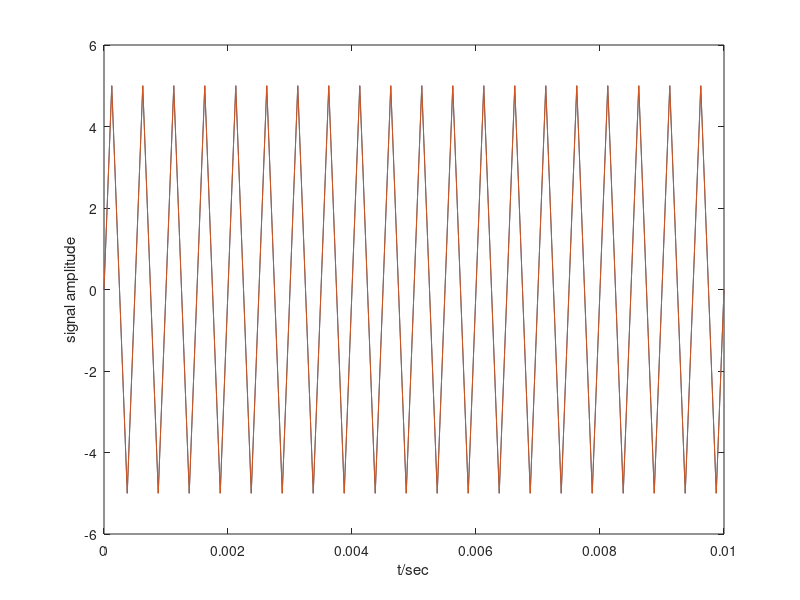
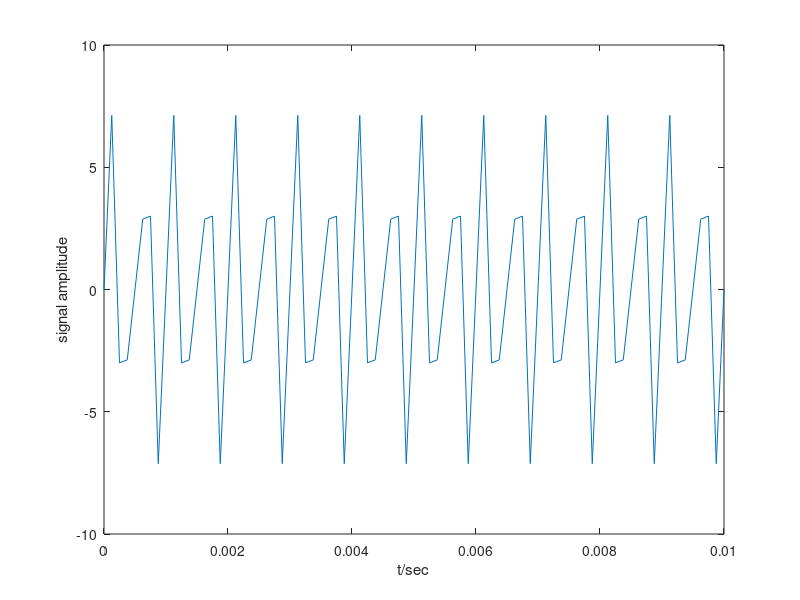
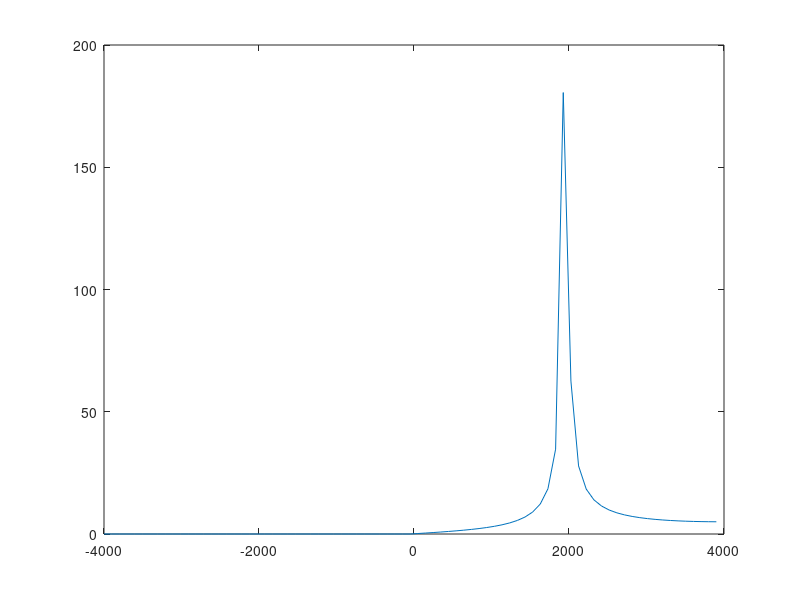
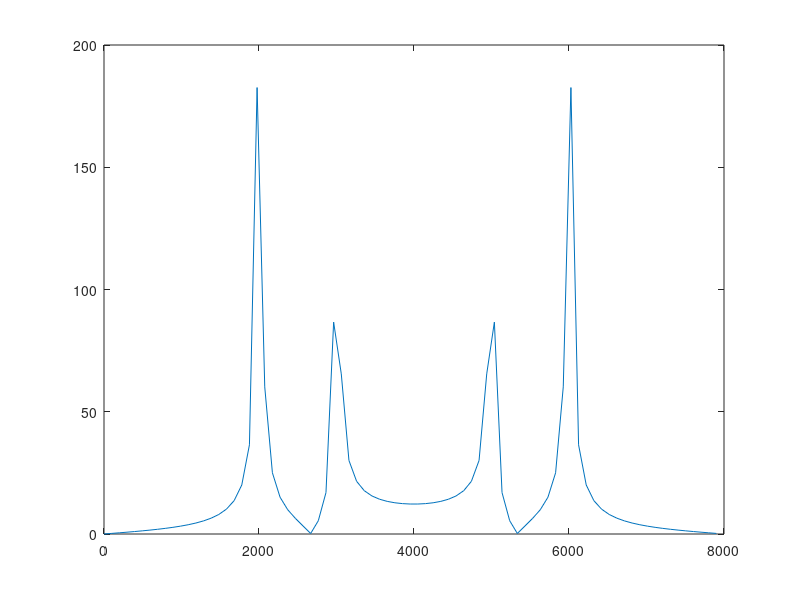

Reproduce these figures in MATLAB, in order.
clear;
clc;
f1=2000;
f2=3000;
A1=5;
A2=3;
fs=8000;
t=0:1/fs:0.01;
y1=A1*sin(2*pi*f1*t);
y2=A2*sin(2*pi*f2*t);
y3=y1+y2;

%sketch the origin signal
figure("Name","origin signal1");
plot(t,y1);hold;
plot(t,y1);hold;
xlabel("t/sec");
ylabel("signal amplitude")

figure("Name","origin signal2");
plot(t,y3);hold;
xlabel("t/sec");
ylabel("signal amplitude")

%Apply Fast Fourier transform on y3 and y1
y1f=fft(y1);
y3f=fft(y3);

%Get the length of the artix
N1=length(y1f);
N3=length(y3f);

%Make the plot exchage
fx1 = (-N1/2:N1/2-1)*fs/N1;
y1w=fftshift(abs(y1f));

fx3 = (0:N3-1)*fs/N3;
y3w=(abs(y3f));

%Sketch the frequecy of y1
figure("Name","Frequency domain of y1");
y1w(fx1<1e-5)=0;
plot(fx1,y1w);hold;

%Sketch the frequecy of y3
figure("Name","Frequency domain of y3");
%y3w(fx3<1e-5)=0;
plot(fx3,y3w);hold;





